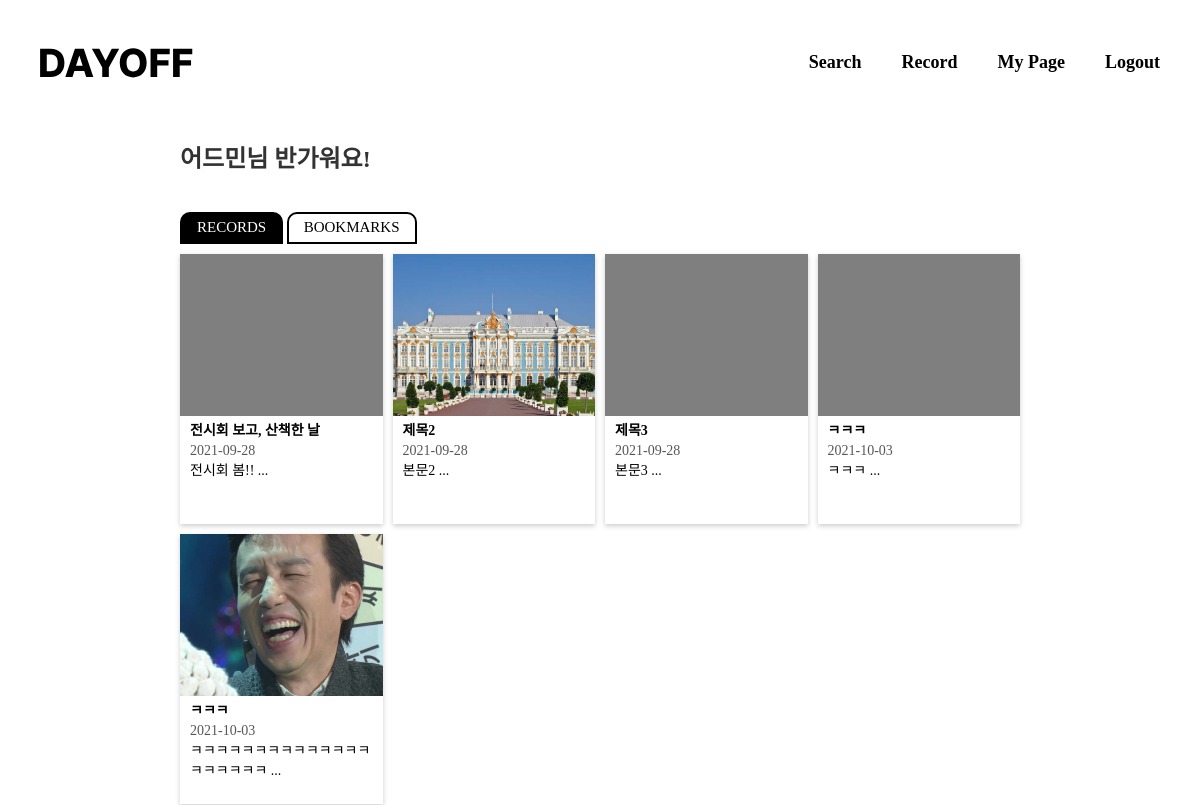
Before: /mypage (signed in) with the older database file.
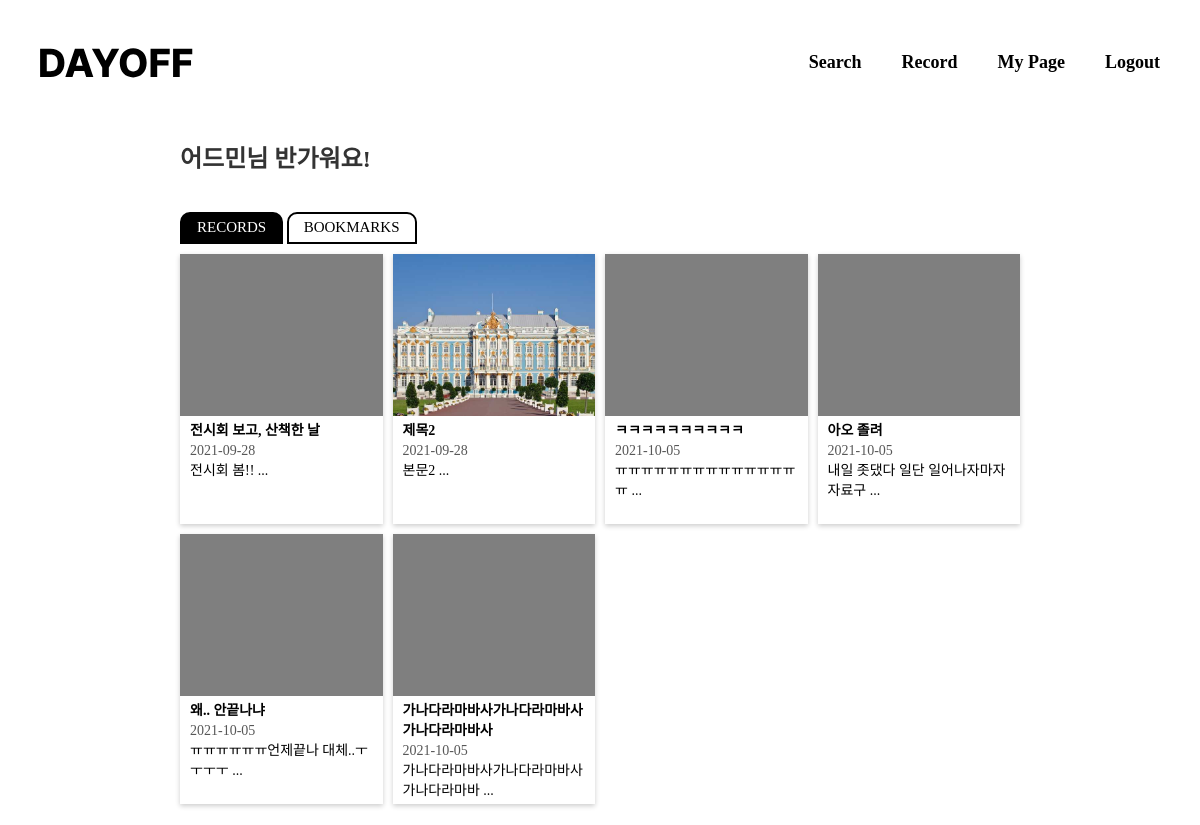
After: the same page with the newer database file.
### today/models.py (models this page shows, shortened)
class Post(models.Model):
    author = models.ForeignKey(
        settings.AUTH_USER_MODEL,
        on_delete=models.CASCADE,
    )
    title = models.CharField(max_length=100, blank=True, null=True)
    pub_date = models.DateField('data published', blank=True, null=True)
    hashtag = models.ManyToManyField(Hashtag, blank=True, null=True)
    body = models.TextField(max_length=500, blank=True, null=True)
    image=models.ImageField(upload_to='images/', blank=True, null=True)
    bookmark=models.ManyToManyField(
        settings.AUTH_USER_MODEL,
        blank=True,
        related_name='bookmark'
    )
    def summary(self):
        return self.body[:20]

### account/views.py (the view)
# urls.py: path('mypage', account.views.mypage, name="mypage"),
@login_required
def mypage(request):
    logged_in_user = request.user
    logged_in_user_posts = Post.objects.filter(author=request.user)
    logged_in_user_bookmarks=Post.objects.filter(bookmark=request.user)
    return render(request, 'mypage.html', {'posts': logged_in_user_posts, 'bookmarks':logged_in_user_bookmarks})

### templates/mypage.html (shortened to what this page needs)
<!DOCTYPE html>
<html lang="en">
  <head>
    <link rel="stylesheet" type="text/css" href="../static/css/common.css" />
    <link rel="stylesheet" type="text/css" href="../static/css/mypage.css" />
    <link
      rel="stylesheet"
      href="https://maxcdn.bootstrapcdn.com/bootstrap/3.3.2/css/bootstrap.min.css"
    />
  </head>
  <body>
    {% include 'header.html' %}
    <div class="contents">
      <h3 class="sub-title">{{user.nickname}}님 반가워요!</h3>
      <div class="button-wrapper">
        <a href="{% url 'mypage' %}"
          ><button class="active-button">RECORDS</button></a
        >
        <a href="{% url 'mypageBookmark' %}"
          ><button class="disabled-button">BOOKMARKS</button></a
        >
      </div>
      <div class="post-list">
        {% for post in posts.all %}
        <div class="post-wrapper">
          <a
            href="{% url 'postDetail' post.id %}"
            style="text-decoration: none; color: black"
          >
            <div class="post-image-background">
              {% if post.image %}
              <img class="post-image" src="{{ post.image.url }}" />
              {% endif %}
            </div>
            <div class="post-text">
              <div class="post-title">{{post.title}}</div>
              <div class="post-pub-date" style="color: #575757">
                {{post.pub_date|date:"Y-m-d"}}
              </div>
              <div class="post-body">{{post.summary}} ...</div>
            </div>
          </a>
        </div>
        {% endfor %}
      </div>
    </div>
  </body>
</html>

Changed rows visible on the page:
removed Post: title "제목3", pub_date "2021-09-28", summary "본문3"
removed Post: title "ㅋㅋㅋ", pub_date "2021-10-03", summary "ㅋㅋㅋ"
removed Post: image (picture), title "ㅋㅋㅋ", pub_date "2021-10-03", summary "ㅋㅋㅋㅋㅋㅋㅋㅋㅋㅋㅋㅋㅋㅋㅋㅋㅋㅋㅋㅋ"
added Post: title "ㅋㅋㅋㅋㅋㅋㅋㅋㅋㅋ", pub_date "2021-10-05", summary "ㅠㅠㅠㅠㅠㅠㅠㅠㅠㅠㅠㅠㅠㅠㅠ"
added Post: title "아오 졸려", pub_date "2021-10-05", summary "내일 좃댔다 일단 일어나자마자 자료구"
added Post: title "왜.. 안끝나냐", pub_date "2021-10-05", summary "ㅠㅠㅠㅠㅠㅠ언제끝나 대체..ㅜㅜㅜㅜ"
added Post: title "가나다라마바사가나다라마바사가나다라마바사", pub_date "2021-10-05", summary "가나다라마바사가나다라마바사가나다라마바"
